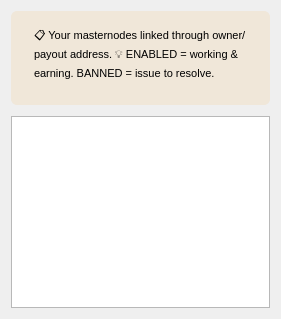
     <widget class="QWidget" name="myMasternodesTab">
      <attribute name="title">
       <string>📊 My Masternodes</string>
      </attribute>
      <layout class="QVBoxLayout" name="myMasternodesLayout">
       <item>
        <widget class="QFrame" name="myMasternodesInfoFrame">
         <property name="styleSheet">
          <string>QFrame { background-color: rgba(245, 158, 11, 0.1); border-radius: 6px; padding: 6px; margin-bottom: 5px; }</string>
         </property>
         <layout class="QHBoxLayout" name="myMasternodesInfoLayout">
          <property name="spacing">
           <number>6</number>
          </property>
          <property name="leftMargin">
           <number>8</number>
          </property>
          <property name="topMargin">
           <number>4</number>
          </property>
          <property name="rightMargin">
           <number>8</number>
          </property>
          <property name="bottomMargin">
           <number>4</number>
          </property>
          <item>
           <widget class="QLabel" name="myMasternodesDescription">
            <property name="text">
             <string>📋 Your masternodes linked through owner/payout address. 💡 ENABLED = working &amp; earning. BANNED = issue to resolve.</string>
            </property>
            <property name="wordWrap">
             <bool>true</bool>
            </property>
            <property name="styleSheet">
             <string>background: transparent; font-size: 11px;</string>
            </property>
           </widget>
          </item>
         </layout>
        </widget>
       </item>
       <item>
        <widget class="QTableView" name="myMasternodesTable">
         <property name="alternatingRowColors">
          <bool>true</bool>
         </property>
         <property name="selectionMode">
          <enum>QAbstractItemView::SingleSelection</enum>
         </property>
         <property name="selectionBehavior">
          <enum>QAbstractItemView::SelectRows</enum>
         </property>
         <property name="sortingEnabled">
          <bool>true</bool>
         </property>
         <property name="toolTip">
          <string>This table shows all your masternodes. Click on any row to see more details. Right-click for additional options like copying the ProTxHash.</string>
         </property>
        </widget>
       </item>
      </layout>
     </widget>
